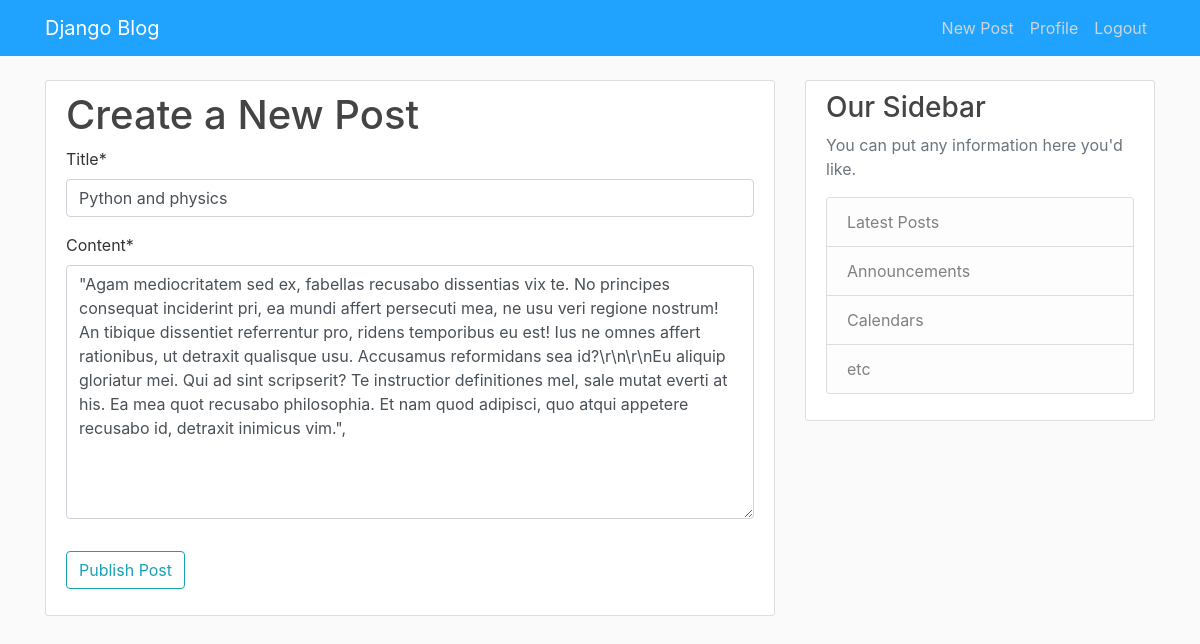
Screenshot of /post/38/update/ (signed in) with the database file from the repository.
### blog/models.py (models this page shows, shortened)
class Post(models.Model):
    title = models.CharField(max_length=100)
    content= models.TextField()
    date_posted=models.DateTimeField(default=timezone.now)
    author=models.ForeignKey(User, on_delete=models.CASCADE)

### blog/views.py (the view, shortened to what this page needs)
# urls.py: path('post/<int:pk>/update/', PostUpdateView.as_view(), name='PostUpdate'),
class PostUpdateView(LoginRequiredMixin, UserPassesTestMixin, UpdateView):
    model = Post
    fields = ['title','content']
    def test_func(self):
        post = self.get_object()
        if self.request.user == post.author:
            return True
        return False

### blog/Templates/blog/post_form.html (shortened to what this page needs)
{% extends "blog/base.html" %}
{% load crispy_forms_tags %}
{% block content %}
    <div class="content-section">
        <h1>Create a New Post</h1>
        <form method="POST">
            <fieldset class="form-group">
                {{ form|crispy }}
            </fieldset>
            <div class="form-group">
                <button class="btn btn-outline-info" type="submit">Publish Post</button>
            </div>
        </form>
    </div>
{% endblock content %}

### blog/static/blog/main.css (style rules this page uses)
body { background: #fafafa; color: #333333; margin-top: 5rem; }
h1, h2, h3, h4, h5, h6 { color: #444444; }
.content-section { background: #ffffff; padding: 10px 20px; border: 1px solid #dddddd; border-radius: 3px; margin-bottom: 20px; }

### rows the page displays
Post: title "Python and physics", content "\"Agam mediocritatem sed ex, fabellas recusabo dissentias vix te. No principes consequat inciderint pri, ea mundi affert persecuti mea, ne usu veri regione nostrum! An tibique dissentiet referrentur pro, ridens temporibus eu est! Ius ne omnes affert rationibus, ut detraxit qualisque usu. Accusamus reformidans sea id?\\r\\n\\r\\nEu aliquip gloriatur mei. Qui ad sint scripserit? Te instructior definitiones mel, sale mutat everti at his. Ea mea quot recusabo philosophia. Et nam quod adipisci, quo atqui appetere recusabo id, detraxit inimicus vim.\","
